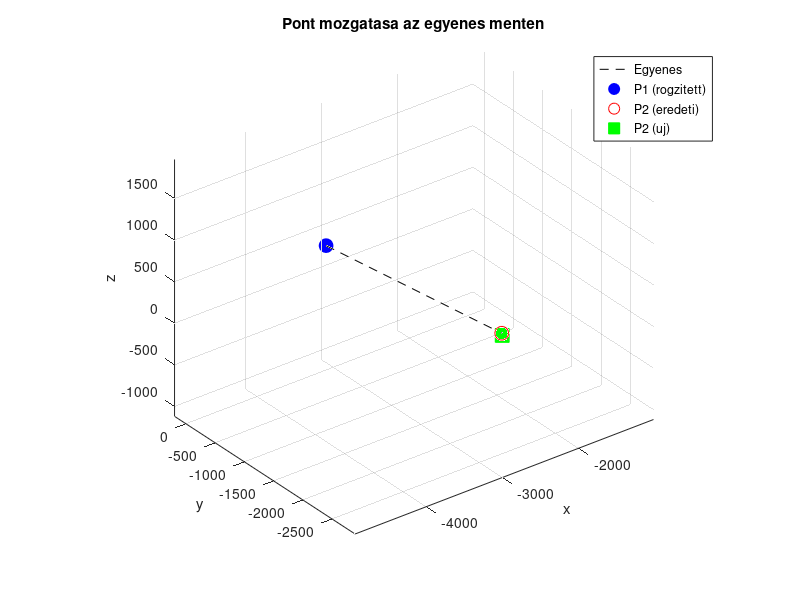

MATLAB code to generate this figure:
% --- Pont mozgatasa a ket pont altal meghatarozott egyenes menten ---
clear; clc;

% Alappontok (2D vagy 3D, a dimenzio automatikusan kezelt)
% P1 = [60.474, 650, 505.769];      % rogzitett pont
% P2 = [200, 150, 505];      % mozgatando pont
P1 = [-2942.829	194.264	234.154
];      % rogzitett pont
P2 = [-3005	616.29	454.16
-2891.925	215.179658	185.480327
];      % mozgatando pont


% Mozgatas merteke: pozitiv = tavolodas, negativ = kozeledes
delta = -30;          % pl. 2 egysegnyivel kozelebb

% Egyseg iranyvektor P1-bol P2 fele
v = P2 - P1;
d0 = norm(v);
if d0 == 0
    error('A ket pont egybeesik, az egyenes iranya nem hatarozhato meg.');
end
u = v / d0;

% Uj tavolsag es uj pozicio
d_uj = d0 + delta;
P2_uj = P1 + u * d_uj;

% Eredmenyek
fprintf('Eredeti tavolsag: %.4f\n', d0);
fprintf('Uj tavolsag:      %.4f\n', norm(P2_uj - P1));
fprintf('Uj P2 pozicio:    %s\n', mat2str(P2_uj, 5));

% Abrazolas
figure; hold on; grid on; axis equal;
if numel(P1) == 3
    plot3([P1(1) P2(1)], [P1(2) P2(2)], [P1(3) P2(3)], 'k--');   % eredeti egyenes
    plot3(P1(1), P1(2), P1(3), 'bo', 'MarkerSize', 10, 'MarkerFaceColor', 'b');
    plot3(P2(1), P2(2), P2(3), 'ro', 'MarkerSize', 10);
    plot3(P2_uj(1), P2_uj(2), P2_uj(3), 'gs', 'MarkerSize', 10, 'MarkerFaceColor', 'g');
    zlabel('z'); view(3);
else
    plot([P1(1) P2(1)], [P1(2) P2(2)], 'k--');
    plot(P1(1), P1(2), 'bo', 'MarkerSize', 10, 'MarkerFaceColor', 'b');
    plot(P2(1), P2(2), 'ro', 'MarkerSize', 10);
    plot(P2_uj(1), P2_uj(2), 'gs', 'MarkerSize', 10, 'MarkerFaceColor', 'g');
end
xlabel('x'); ylabel('y');
legend('Egyenes', 'P1 (rogzitett)', 'P2 (eredeti)', 'P2 (uj)');
title('Pont mozgatasa az egyenes menten');
